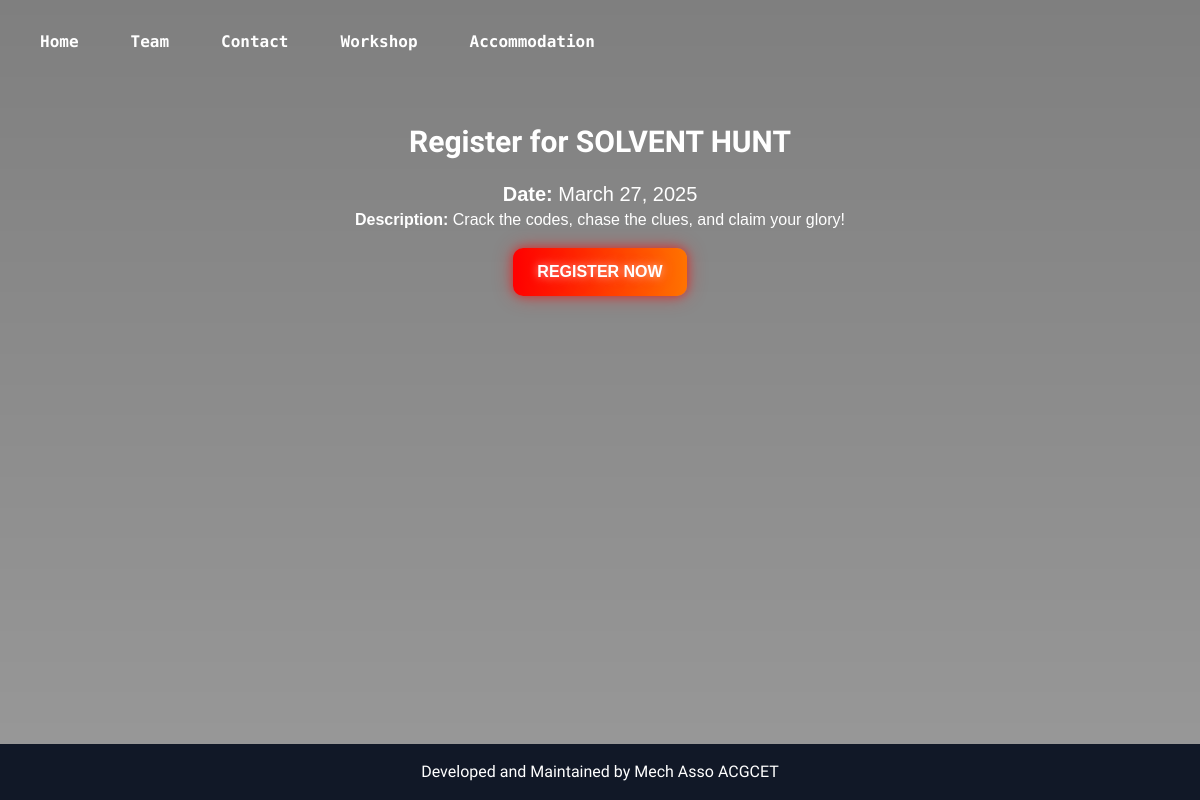
The page /events/register/18/ (signed in) on the database as committed earlier.
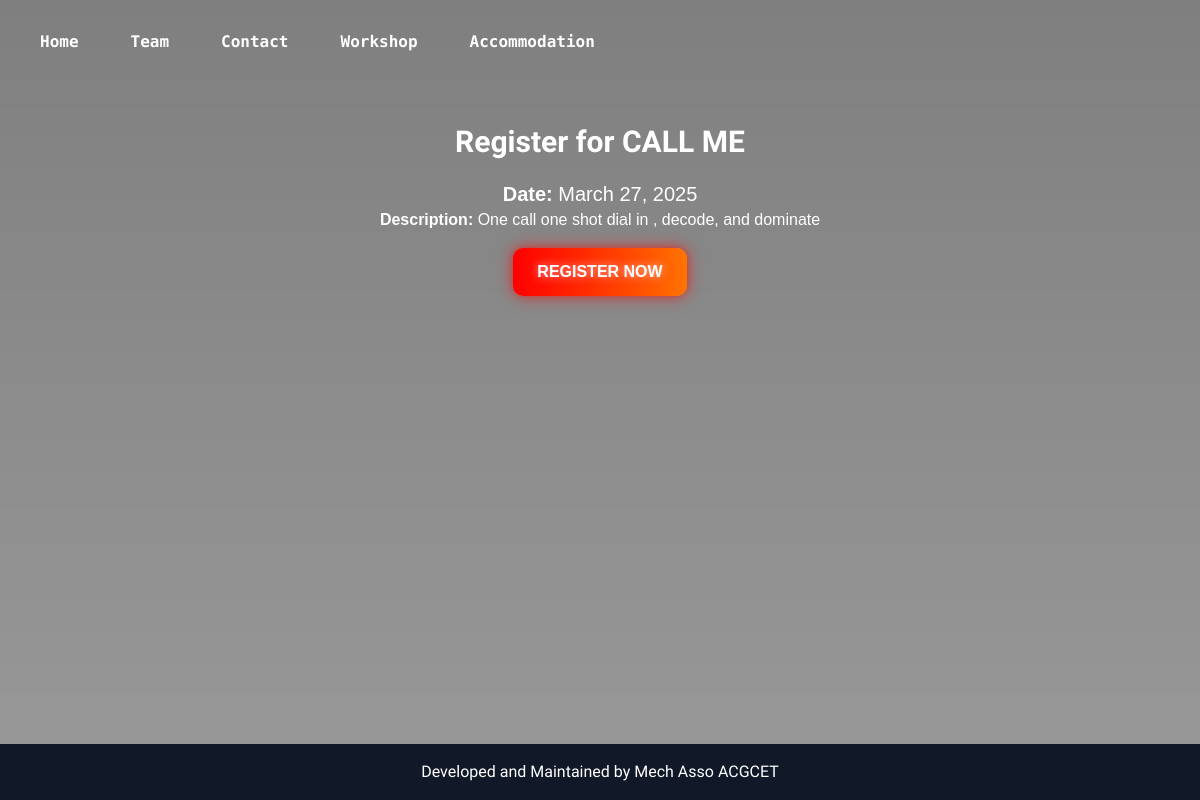
The same page on the database as committed later.
### events/models.py (models this page shows, shortened)
class Event(models.Model):
    name = models.CharField(max_length=100)
    description = models.TextField()
    date = models.DateField()
    pic = models.CharField(max_length=500)
    doc = models.CharField(max_length=1000,null=True,blank=True)

### events/views.py (the view)
# urls.py: path('events/register/<int:event_id>/', event_register, name='event_register'),
def event_register(request, event_id):
    event = get_object_or_404(Event, id=event_id)
    info = None  # Default info message
    if not request.user.is_authenticated:
        return render(request, 'login.html', {'info': 'You must be logged in to register for an event.'})
    if request.method == 'POST':
        if EventRegistration.objects.filter(event=event, student=request.user).exists():
            info = 'Already registered !!!'
        else:
            EventRegistration.objects.create(event=event, student=request.user)
            info = f'You have successfully registered for {event.name}!'
    return render(request, 'event_register.html', {'event': event, 'info': info})

### events/templates/event_register.html (shortened to what this page needs)
{% load static %}
<!DOCTYPE html>
<html lang="en">
<head>
    <link href="https://cdn.jsdelivr.net/npm/tailwindcss@latest/dist/tailwind.min.css" rel="stylesheet">
</head>
<body>
    <nav class=" p-5  flex items-center justify-between relative z-10">
        <div id="menu-large" class="hidden lg:flex lg:space-x-3 lg:static flex flex-col slide-in lg:flex-row space-y-2 lg:space-y-0 lg:w-auto title">
            <a href="{% url 'home' %}" class="text-white  font-bold py-2">Home</a>
            <a href="{% url 'team' %}" class="text-white py-2">Team</a>
            <a href="{% url 'contact' %}" class="text-white font-bold py-2">Contact</a>
            <a href="{% url 'workshop_list' %}" class="text-white font-bold py-2">Workshop</a>
            <a href="{% url 'accommodation' %}" class="text-white py-2">Accommodation</a>
        </div>
    </nav>
    {% block content %}
    <div class="p-5">
        <h1 class="text-3xl font-extrabold text-center event text-white p-5">Register for {{ event.name }}</h1>
        <p class="text-xl text-center eventdes text-white"><strong>Date:</strong> {{ event.date }}</p>
       <p class="text-white eventdes text-center"><strong>Description:</strong> {{ event.description }}</p>
        <div class="flex justify-center">
            <form method="POST">
                <button type="submit" class="neon-button su  py-3 px-6 mt-4 inline-block">Register Now</button>
            </form>
        </div>
    </div>
    {% endblock %}
    <footer class="bg-gray-900 text-white text-center py-4">
        <p>Developed and Maintained by Mech Asso ACGCET </p>
    </footer>
</body>
</html>

Rows that differ between the two databases and show on the page:
changed Event: name "SOLVENT HUNT" → "CALL ME"; description "Crack the codes, chase the clues, and claim your glory!" → "One call one shot dial in , decode, and dominate"
